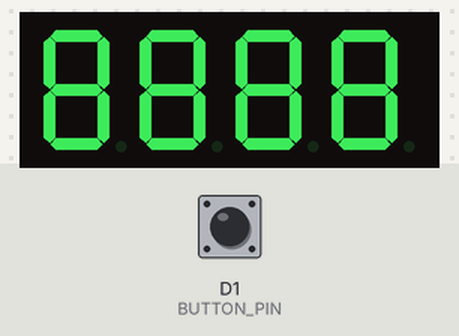
Bench run of a sketch on a simulated ESP8266 (Wemos D1 mini). On the bench: 4-digit seven-segment display. The inputs (shaded band) are chosen by the test bench; at power-on: D1 (BUTTON_PIN) HIGH. WiFi joins after 1.5 s; servers stay silent unless stated; network time is answered at once with the bench clock; the local clock reads 2024-03-15 10:24:30 at power-on unless the sketch sets it; what the sketch prints to the serial monitor is not drawn.

Above: at 0.1 s.
At 4.0 s:
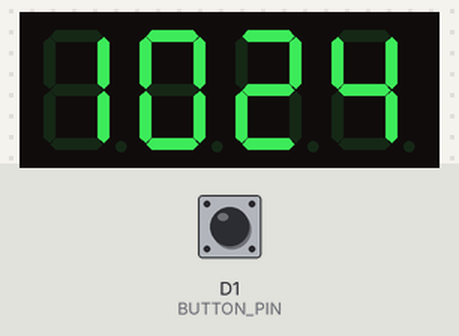
4.1 s: D1 (BUTTON_PIN) pulled LOW for 0.15 s
5.8 s: D1 (BUTTON_PIN) pulled LOW for 1 s
8.3 s: D1 (BUTTON_PIN) pulled LOW for 0.15 s
Timing chart, 0 to 11.3 s (numbered marks = the images above; inputs shaded):
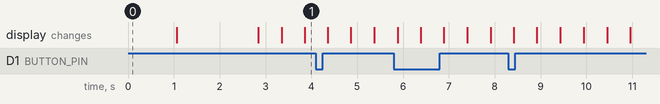

The sketch:

Clock_AP_V1.ino
```cpp
/**
 * ESP8266 网络时钟 - 简洁版
 * 功能：使用TM1637四位数码管显示从NTP服务器获取的网络时间
 * 特性：支持WiFiManager一键配网、按钮控制亮度、WiFi重置功能
 * 时间格式：24小时制显示
 *
 * 硬件连接：
 * - TM1637 CLK -> D5 (GPIO14)
 * - TM1637 DIO -> D6 (GPIO12)
 * - 按钮 -> D1 (GPIO5) + GND
 * - ESP8266开发板 (NodeMCU/Wemos D1 Mini等)
 *
 * 按钮功能：
 * - 短按：循环切换显示亮度（4个等级）
 * - 长按5秒：重置WiFi设置并重启
 */

// ==================== 库文件包含 ====================
#include <ESP8266WiFi.h>        // ESP8266 WiFi功能库
#include <WiFiManager.h>         // WiFi配网管理库
#include <NTPClient.h>           // NTP网络时间协议客户端库
#include <WiFiUdp.h>             // UDP通信库
#include <TM1637Display.h>       // TM1637四位数码管显示库

// ==================== 硬件引脚定义 ====================
#define CLK_PIN D5               // TM1637时钟信号引脚 (GPIO14)
#define DIO_PIN D6               // TM1637数据信号引脚 (GPIO12)
#define BUTTON_PIN D1            // 功能按钮引脚 (GPIO5)

// ==================== 系统参数常量 ====================
#define BLINK_INTERVAL 500       // 冒号闪烁间隔时间（毫秒）
#define NTP_UPDATE_INTERVAL 1800000  // NTP时间更新间隔（30分钟）
#define WIFI_RESET_TIMEOUT 5000  // WiFi重置长按触发时间（5秒）
#define DEBOUNCE_TIME 50         // 按钮防抖时间（毫秒）

// ==================== 全局对象初始化 ====================
TM1637Display display(CLK_PIN, DIO_PIN);                    // TM1637显示控制对象
WiFiUDP ntpUDP;                                              // UDP通信对象
NTPClient timeClient(ntpUDP, "ntp1.aliyun.com", 8*3600, 60000); // NTP客户端（UTC+8北京时间）
WiFiManager wifiManager;                                     // WiFi配网管理对象

// ==================== 全局变量 ====================
bool colonState = true;                           // 冒号显示状态
unsigned long lastBlinkTime = 0;                  // 上次冒号闪烁时间
unsigned long lastNTPUpdate = 0;                  // 上次NTP更新时间
uint8_t brightnessLevels[4] = {1, 3, 5, 7};     // 亮度等级数组
uint8_t currentBrightnessIndex = 2;               // 当前亮度等级索引
unsigned long buttonPressStart = 0;               // 按钮按下开始时间
bool buttonPressed = false;                       // 按钮状态
unsigned long lastDebounceTime = 0;               // 上次防抖时间
int currentHour = 12;                             // 当前小时
int currentMinute = 0;                            // 当前分钟

// ==================== 显示管理函数 ====================

/**
 * 显示启动动画
 */
void showStartupAnimation() {
  // 显示"8888"然后清空
  display.showNumberDec(8888, true);
  delay(1000);
  display.clear();
  delay(200);
}

/**
 * 更新时间显示
 */
void updateTimeDisplay() {
  // 格式化时间为4位数字：HHMM
  int timeValue = currentHour * 100 + currentMinute;

  // 显示时间，第二个参数控制冒号显示
  display.showNumberDecEx(timeValue, colonState ? 0b01000000 : 0b00000000, true);
}

/**
 * 显示AP配网模式
 */
void showAPMode() {
  uint8_t apMode[4] = {
    0x77,  // A
    0x73,  // P
    0x00,  // 空白
    0x00   // 空白
  };
  display.setSegments(apMode);
}

/**
 * 显示WiFi重置指示
 */
void showResetIndicator() {
  uint8_t resetAnim[4] = {
    0x50,  // r
    0x79,  // E
    0x6D,  // S
    0x78   // t
  };
  display.setSegments(resetAnim);
}

// ==================== 时间管理函数 ====================

/**
 * 从NTP服务器更新时间
 */
void updateTimeFromNTP() {
  if (WiFi.status() == WL_CONNECTED) {
    if (timeClient.update()) {
      currentHour = timeClient.getHours();
      currentMinute = timeClient.getMinutes();
      lastNTPUpdate = millis();

      Serial.printf("NTP时间已更新: %02d:%02d\n", currentHour, currentMinute);
    } else {
      Serial.println("NTP更新失败");
    }
  }
}

/**
 * 检查是否需要更新NTP时间
 */
void checkNTPUpdate() {
  if (millis() - lastNTPUpdate > NTP_UPDATE_INTERVAL) {
    updateTimeFromNTP();
  }
}

// ==================== 按钮处理函数 ====================

/**
 * 处理按钮输入
 */
void handleButton() {
  bool currentButtonState = (digitalRead(BUTTON_PIN) == LOW);

  // 防抖处理
  if (millis() - lastDebounceTime < DEBOUNCE_TIME) {
    return;
  }

  if (currentButtonState && !buttonPressed) {
    // 按钮刚按下
    buttonPressed = true;
    buttonPressStart = millis();
    lastDebounceTime = millis();
    Serial.println("按钮按下");
  }
  else if (!currentButtonState && buttonPressed) {
    // 按钮释放
    buttonPressed = false;
    lastDebounceTime = millis();

    unsigned long pressDuration = millis() - buttonPressStart;

    if (pressDuration >= WIFI_RESET_TIMEOUT) {
      // 长按：重置WiFi
      showResetIndicator();
      Serial.println("重置WiFi设置...");
      wifiManager.resetSettings();
      delay(1000);
      ESP.restart();
    } else {
      // 短按：切换亮度
      currentBrightnessIndex = (currentBrightnessIndex + 1) % 4;
      display.setBrightness(brightnessLevels[currentBrightnessIndex]);
      Serial.printf("亮度已调整为: %d\n", brightnessLevels[currentBrightnessIndex]);
    }
  }
}

// ==================== 主程序函数 ====================

/**
 * 系统初始化
 */
void setup() {
  // 初始化串口
  Serial.begin(115200);
  Serial.println("\n\nESP8266网络时钟启动中...");

  // 初始化硬件
  display.setBrightness(brightnessLevels[currentBrightnessIndex]);
  display.clear();
  showStartupAnimation();
  pinMode(BUTTON_PIN, INPUT_PULLUP);

  // 配置WiFiManager
  wifiManager.setConfigPortalTimeout(180);  // 3分钟超时

  // 设置AP模式回调
  wifiManager.setAPCallback([](WiFiManager *myWiFiManager) {
    Serial.println("进入配网模式");
    Serial.println("请连接到 Clock-AP 热点进行配置");
    showAPMode();
  });

  // 连接WiFi
  Serial.println("连接WiFi中...");
  if (!wifiManager.autoConnect("Clock-AP")) {
    Serial.println("配网失败，重启设备...");
    delay(1000);
    ESP.restart();
  }

  Serial.println("WiFi已连接");
  Serial.print("IP地址: ");
  Serial.println(WiFi.localIP());

  // 初始化NTP客户端
  timeClient.begin();

  // 获取初始时间
  Serial.println("正在获取网络时间...");
  updateTimeFromNTP();

  // 如果获取失败，使用默认时间
  if (currentHour == 0 && currentMinute == 0) {
    currentHour = 12;
    currentMinute = 0;
    Serial.println("使用默认时间 12:00");
  }

  updateTimeDisplay();
  Serial.printf("初始显示时间: %02d:%02d\n", currentHour, currentMinute);
}

/**
 * 主循环
 */
void loop() {
  // 处理按钮输入
  handleButton();

  // 检查是否需要更新NTP时间
  checkNTPUpdate();

  // 处理冒号闪烁
  if (millis() - lastBlinkTime >= BLINK_INTERVAL) {
    colonState = !colonState;
    lastBlinkTime = millis();
    updateTimeDisplay();
  }

  // 每分钟更新一次显示（避免频繁刷新）
  static unsigned long lastMinuteUpdate = 0;
  if (millis() - lastMinuteUpdate >= 60000) {
    if (WiFi.status() == WL_CONNECTED) {
      // 获取当前时间（不强制更新NTP）
      currentHour = timeClient.getHours();
      currentMinute = timeClient.getMinutes();
      updateTimeDisplay();
    }
    lastMinuteUpdate = millis();
  }

  // 短暂延时，避免CPU占用过高
  delay(10);
}
```
